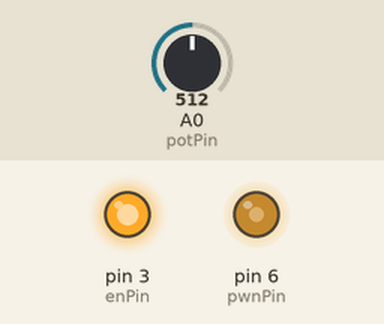
This sketch was run on a simulated Arduino Uno, built with avr-gcc and run on an emulated ATmega328P. On the bench: output pins drawn as LEDs (lit = HIGH). Inputs (shaded band) come from the test bench; at power-on: A0 (potPin) = 512.

Above: at 1.2 s.
1.3 s: A0 (potPin) set to 716
At 1.8 s:
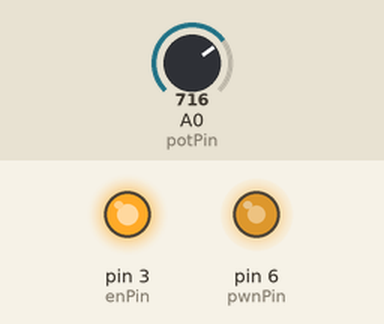
2.8 s: A0 (potPin) set to 900
At 4.0 s:
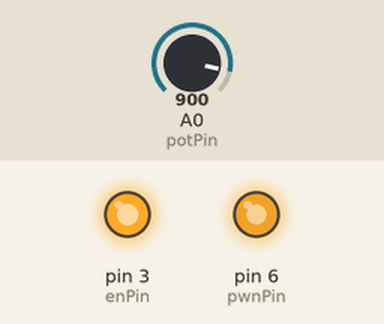
4.3 s: A0 (potPin) set to 122
At 5.3 s:
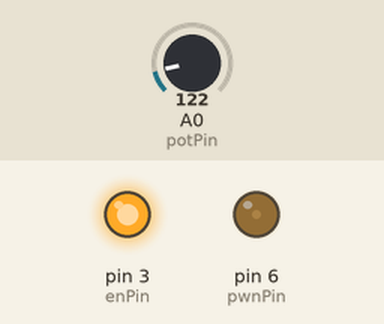
5.8 s: A0 (potPin) set to 0
At 6.4 s:
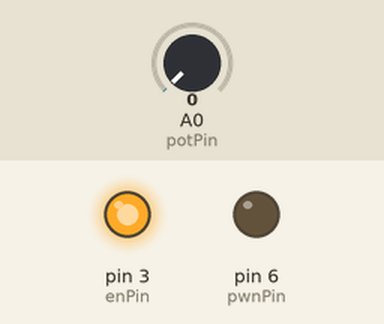
7.3 s: A0 (potPin) set to 511
At 8.7 s:
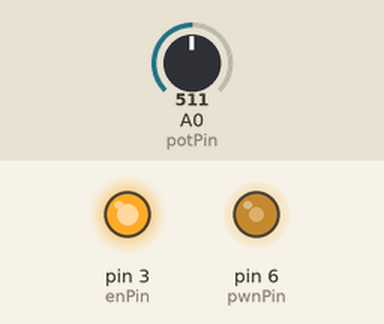
Timing chart, 0 to 9.8 s (numbered marks = the images above; inputs shaded):
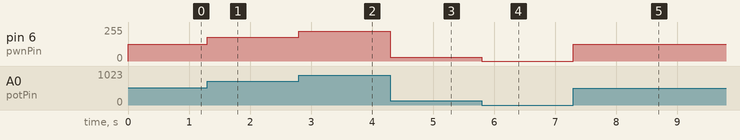

The sketch:

WhiteScreen.ino
```cpp
//Déclaration des Pin
const int enPin = 3;
const int pwnPin = 6;
const int potPin = A0;


int potValue = 0;
int pwnValue = 0;

void setup(){
	//Définition des Pin
	pinMode(enPin, OUTPUT);
	pinMode(pwnPin, OUTPUT);
	digitalWrite(enPin, HIGH);
}

void loop() {
	// Transformation de la valeur du poptetiomètre en signal PWM
	potValue = analogRead(potPin);
	pwnValue = map(potValue, 0, 1023, 0, 255);
	analogWrite(pwnPin, pwnValue);
}
```

Measured:
- after the input at 1.3 s, pin 6 (pwnPin): 127/255 → 178/255 at once
- after the input at 2.8 s, pin 6 (pwnPin): 178/255 → 224/255 at once
- after the input at 4.3 s, pin 6 (pwnPin): 224/255 → 30/255 at once
- after the input at 5.8 s, pin 6 (pwnPin): 30/255 → 0/255 at once
- after the input at 7.3 s, pin 6 (pwnPin): 0/255 → 127/255 at once
